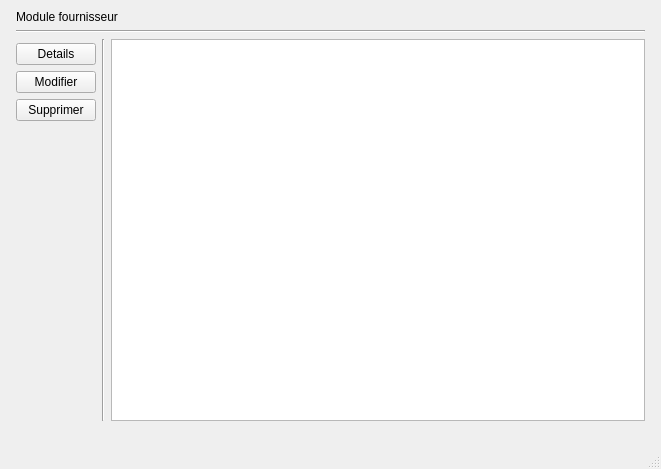
<?xml version="1.0" encoding="UTF-8"?>
<ui version="4.0">
 <class>InterFournisseur</class>
 <widget class="QMainWindow" name="InterFournisseur">
  <property name="geometry">
   <rect>
    <x>0</x>
    <y>0</y>
    <width>661</width>
    <height>469</height>
   </rect>
  </property>
  <property name="windowTitle">
   <string>MainWindow</string>
  </property>
  <widget class="QWidget" name="centralwidget">
   <widget class="QWidget" name="layoutWidget">
    <property name="geometry">
     <rect>
      <x>10</x>
      <y>10</y>
      <width>641</width>
      <height>411</height>
     </rect>
    </property>
    <layout class="QVBoxLayout" name="layGen">
     <property name="leftMargin">
      <number>6</number>
     </property>
     <property name="rightMargin">
      <number>6</number>
     </property>
     <item>
      <layout class="QVBoxLayout" name="verticalLayout">
       <item>
        <widget class="QLabel" name="titre">
         <property name="styleSheet">
          <string notr="true">font: 16pt &quot;Microsoft Yi Baiti&quot;;</string>
         </property>
         <property name="text">
          <string>Module fournisseur</string>
         </property>
        </widget>
       </item>
       <item>
        <widget class="Line" name="line">
         <property name="orientation">
          <enum>Qt::Horizontal</enum>
         </property>
        </widget>
       </item>
      </layout>
     </item>
     <item>
      <layout class="QHBoxLayout" name="horizontalLayout">
       <item>
        <layout class="QVBoxLayout" name="verticalLayout_2">
         <property name="topMargin">
          <number>4</number>
         </property>
         <property name="bottomMargin">
          <number>4</number>
         </property>
         <item>
          <widget class="QPushButton" name="btnDetails">
           <property name="text">
            <string>Details</string>
           </property>
           <property name="icon">
            <iconset>
             <normaloff>img/Usual/Details/view_details.png</normaloff>img/Usual/Details/view_details.png</iconset>
           </property>
          </widget>
         </item>
         <item>
          <widget class="QPushButton" name="btnModif">
           <property name="text">
            <string>Modifier</string>
           </property>
          </widget>
         </item>
         <item>
          <widget class="QPushButton" name="btnSupp">
           <property name="text">
            <string>Supprimer</string>
           </property>
           <property name="icon">
            <iconset>
             <normaloff>img/Usual/Quit/close_window.png</normaloff>img/Usual/Quit/close_window.png</iconset>
           </property>
          </widget>
         </item>
         <item>
          <spacer name="verticalSpacer">
           <property name="orientation">
            <enum>Qt::Vertical</enum>
           </property>
           <property name="sizeHint" stdset="0">
            <size>
             <width>20</width>
             <height>40</height>
            </size>
           </property>
          </spacer>
         </item>
        </layout>
       </item>
       <item>
        <widget class="Line" name="line_2">
         <property name="orientation">
          <enum>Qt::Vertical</enum>
         </property>
        </widget>
       </item>
       <item>
        <widget class="QTableView" name="tableView"/>
       </item>
      </layout>
     </item>
    </layout>
   </widget>
  </widget>
  <widget class="QMenuBar" name="menubar">
   <property name="geometry">
    <rect>
     <x>0</x>
     <y>0</y>
     <width>661</width>
     <height>22</height>
    </rect>
   </property>
  </widget>
  <widget class="QStatusBar" name="statusbar"/>
 </widget>
 <resources/>
 <connections/>
</ui>
